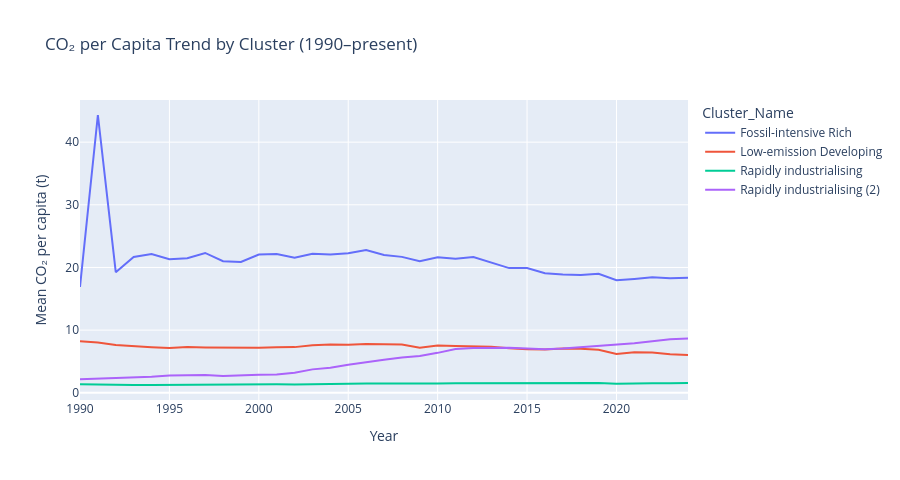

The notebook cell this image was saved under:
### Code cell
section("Temporal cluster trajectory — how clusters evolve over time")

# Attach cluster labels back to the full modern dataset
label_map = snap_clean.set_index("country")["Cluster_Name"].to_dict()
modern["Cluster_Name"] = modern["country"].map(label_map)

trend = (
    modern.dropna(subset=["Cluster_Name","co2_per_capita"])
    .groupby(["year","Cluster_Name"], as_index=False)
    ["co2_per_capita"].mean()
)

fig = px.line(
    trend, x="year", y="co2_per_capita", color="Cluster_Name",
    title="CO₂ per Capita Trend by Cluster (1990–present)",
    labels={"co2_per_capita": "Mean CO₂ per capita (t)", "year": "Year"}
)
fig.update_layout(height=480)
fig.show()

### Figure 1 — Plotly figure (JSON) as saved in the notebook; plotly's stock layout.template omitted (floating-point values rounded to 4 significant figures)
{"data": [{"hovertemplate": "Cluster_Name=Fossil-intensive Rich<br>Year=%{x}<br>Mean CO₂ per capita (t)=%{y}<extra></extra>", "legendgroup": "Fossil-intensive Rich", "line": {"color": "#636efa", "dash": "solid"}, "marker": {"symbol": "circle"}, "mode": "lines", "name": "Fossil-intensive Rich", "orientation": "v", "showlegend": true, "type": "scatter", "x": [1990, 1991, 1992, 1993, 1994, 1995, 1996, 1997, 1998, 1999, 2000, 2001, 2002, 2003, 2004, 2005, 2006, 2007, 2008, 2009, 2010, 2011, 2012, 2013, 2014, 2015, 2016, 2017, 2018, 2019, 2020, 2021, 2022, 2023, 2024], "xaxis": "x", "y": [16.88, 44.34, 19.25, 21.66, 22.13, 21.3, 21.49, 22.32, 21.0, 20.87, 22.06, 22.14, 21.54, 22.18, 22.06, 22.25, 22.78, 22.0, 21.69, 20.99, 21.64, 21.4, 21.67, 20.75, 19.9, 19.9, 19.07, 18.89, 18.8, 18.99, 17.95, 18.16, 18.42, 18.27, 18.35], "yaxis": "y"}, {"hovertemplate": "Cluster_Name=Low-emission Developing<br>Year=%{x}<br>Mean CO₂ per capita (t)=%{y}<extra></extra>", "legendgroup": "Low-emission Developing", "line": {"color": "#EF553B", "dash": "solid"}, "marker": {"symbol": "circle"}, "mode": "lines", "name": "Low-emission Developing", "orientation": "v", "showlegend": true, "type": "scatter", "x": [1990, 1991, 1992, 1993, 1994, 1995, 1996, 1997, 1998, 1999, 2000, 2001, 2002, 2003, 2004, 2005, 2006, 2007, 2008, 2009, 2010, 2011, 2012, 2013, 2014, 2015, 2016, 2017, 2018, 2019, 2020, 2021, 2022, 2023, 2024], "xaxis": "x", "y": [8.208, 8.022, 7.608, 7.385, 7.267, 7.13, 7.313, 7.231, 7.2, 7.089, 7.167, 7.267, 7.286, 7.589, 7.708, 7.678, 7.778, 7.745, 7.69, 7.173, 7.53, 7.451, 7.446, 7.336, 7.111, 6.941, 6.911, 7.06, 7.028, 6.862, 6.193, 6.47, 6.433, 6.155, 6.033], "yaxis": "y"}, {"hovertemplate": "Cluster_Name=Rapidly industrialising<br>Year=%{x}<br>Mean CO₂ per capita (t)=%{y}<extra></extra>", "legendgroup": "Rapidly industrialising", "line": {"color": "#00cc96", "dash": "solid"}, "marker": {"symbol": "circle"}, "mode": "lines", "name": "Rapidly industrialising", "orientation": "v", "showlegend": true, "type": "scatter", "x": [1990, 1991, 1992, 1993, 1994, 1995, 1996, 1997, 1998, 1999, 2000, 2001, 2002, 2003, 2004, 2005, 2006, 2007, 2008, 2009, 2010, 2011, 2012, 2013, 2014, 2015, 2016, 2017, 2018, 2019, 2020, 2021, 2022, 2023, 2024], "xaxis": "x", "y": [1.378, 1.305, 1.281, 1.24, 1.248, 1.276, 1.302, 1.323, 1.343, 1.33, 1.331, 1.355, 1.339, 1.393, 1.446, 1.462, 1.47, 1.473, 1.515, 1.454, 1.484, 1.505, 1.519, 1.498, 1.494, 1.486, 1.521, 1.538, 1.556, 1.557, 1.458, 1.531, 1.533, 1.534, 1.57], "yaxis": "y"}, {"hovertemplate": "Cluster_Name=Rapidly industrialising (2)<br>Year=%{x}<br>Mean CO₂ per capita (t)=%{y}<extra></extra>", "legendgroup": "Rapidly industrialising (2)", "line": {"color": "#ab63fa", "dash": "solid"}, "marker": {"symbol": "circle"}, "mode": "lines", "name": "Rapidly industrialising (2)", "orientation": "v", "showlegend": true, "type": "scatter", "x": [1990, 1991, 1992, 1993, 1994, 1995, 1996, 1997, 1998, 1999, 2000, 2001, 2002, 2003, 2004, 2005, 2006, 2007, 2008, 2009, 2010, 2011, 2012, 2013, 2014, 2015, 2016, 2017, 2018, 2019, 2020, 2021, 2022, 2023, 2024], "xaxis": "x", "y": [2.153, 2.237, 2.306, 2.434, 2.559, 2.747, 2.843, 2.83, 2.682, 2.817, 2.87, 2.912, 3.185, 3.735, 4.002, 4.49, 4.921, 5.261, 5.617, 5.871, 6.37, 6.999, 7.132, 7.21, 7.188, 7.061, 6.943, 7.08, 7.292, 7.526, 7.641, 7.911, 8.218, 8.556, 8.658], "yaxis": "y"}], "layout": {"height": 480, "legend": {"title": {"text": "Cluster_Name"}, "tracegroupgap": 0}, "title": {"text": "CO₂ per Capita Trend by Cluster (1990–present)"}, "xaxis": {"anchor": "y", "domain": [0, 1], "title": {"text": "Year"}}, "yaxis": {"anchor": "x", "domain": [0, 1], "title": {"text": "Mean CO₂ per capita (t)"}}}}
